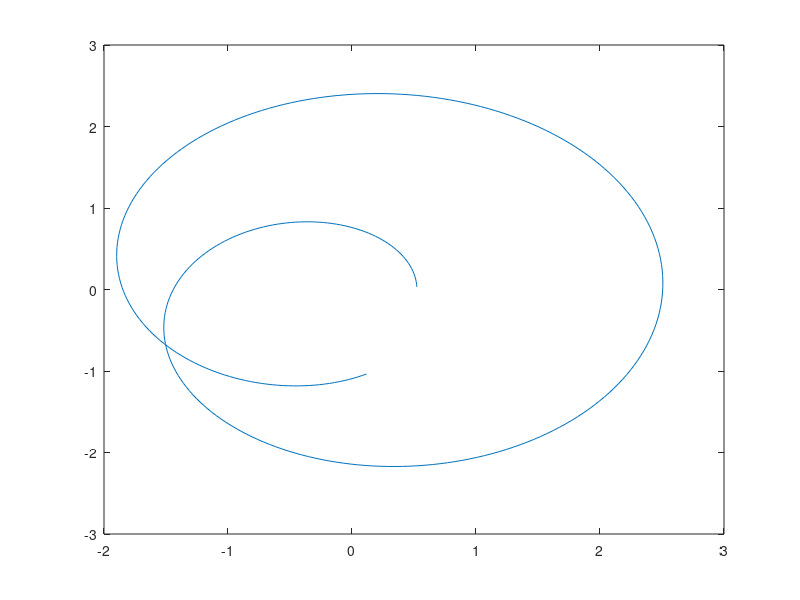

MATLAB code for this plot:
%Drawing the orbit of mars from a heliocentric perspective

re=1;
rm=1.5237;

omegae=1;
omegam=1.8809;

for t=1:1:360
    xe=re*cosd(t*omegae);
    ye=re*sind(t*omegae);
    
    xm=rm*cosd(t*omegam);
    ym=rm*sind(t*omegam);
    
    xr(t)=xm-xe;
    yr(t)=ym-ye;
    
end

plot(xr,yr)
    